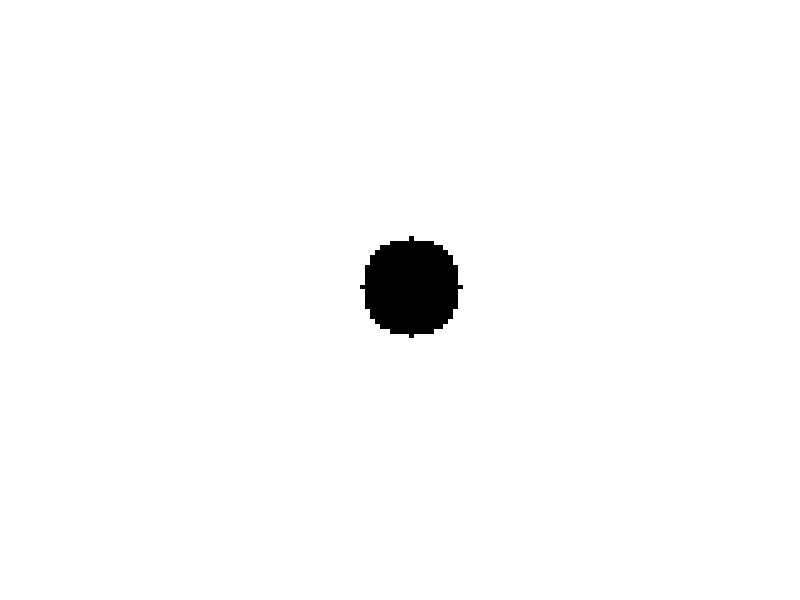
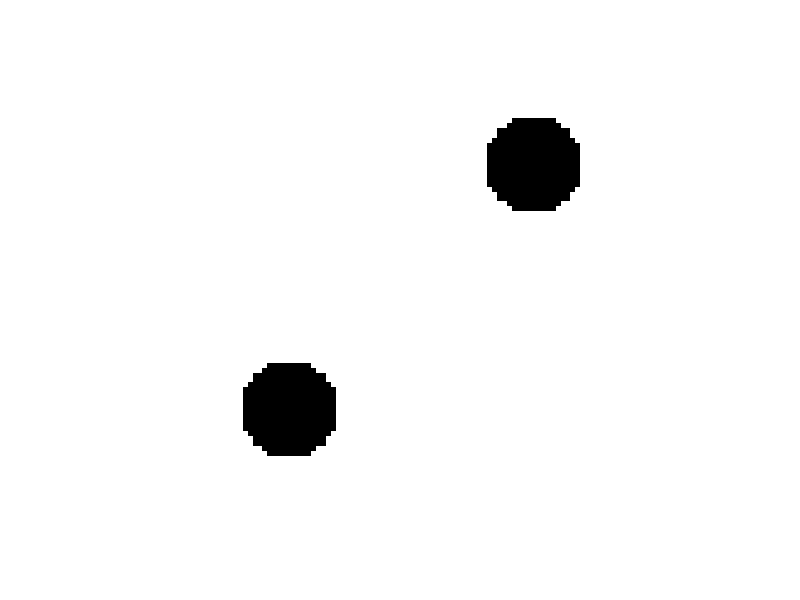
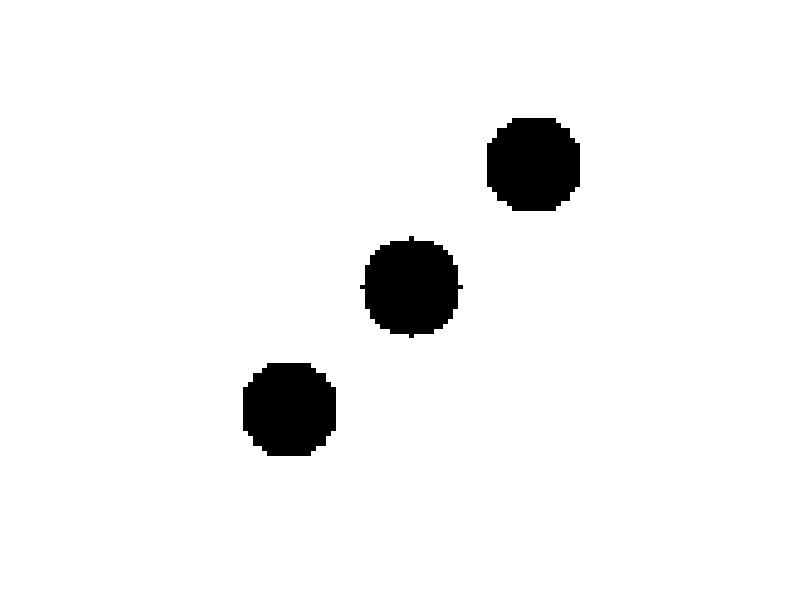
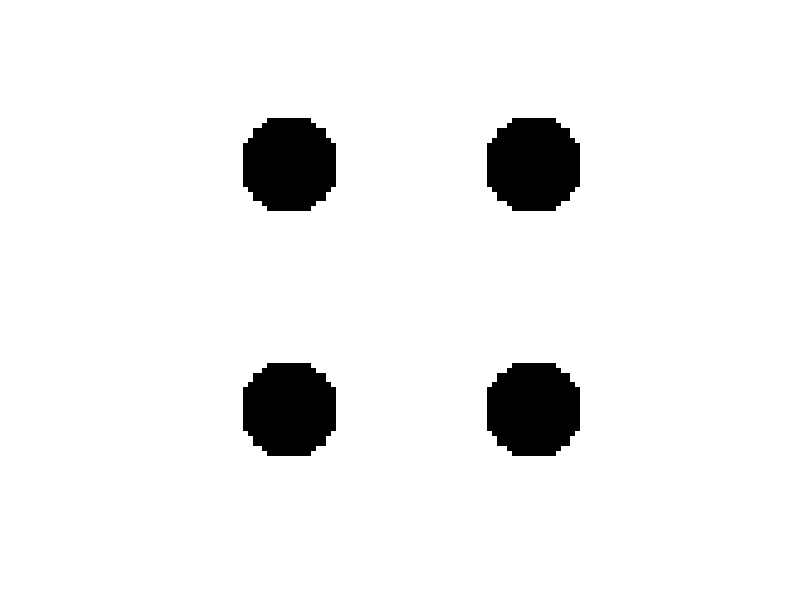

The MATLAB source for these figures, in order: (Note: this script raises an error after producing the figures.)
%% ECE-210B HW3
%   Bonny(Yue) Wang

    clc
    clear
    close all
%% Q1
    A = ones(100,100);
    B = ones(100,100);
    C = ones(100,100);
    
    i = 1:100;
    j = 1:100;    
    [J,I] = meshgrid(j,i);
    
    ConditionA1 = sqrt((I-25).^2+(J-75).^2) < 10;
    ConditionA2 = sqrt((I-75).^2+(J-25).^2) < 10;
    nAConditions = find(ConditionA1|ConditionA2);
    A(ConditionA1|ConditionA2) = 0;
    
    ConditionB1 = sqrt((I-25).^2+(J-25).^2) < 10;
    ConditionB2 = sqrt((I-75).^2+(J-75).^2) < 10;
    nBConditions = find(ConditionB1|ConditionB2);
    B(nBConditions) = 0;
    
    ConditionC1 = sqrt((I-50).^2+(J-50).^2) > 10;
    nCConditions = find(ConditionC1);
    
    C(nCConditions) = 0;
    
    C_Complement = ~C;
    
    figure(1);
    imshow(C_Complement);
    
    figure(2);
    imshow(A);
    
    figure(3);
    imshow(A&C_Complement);
    
    figure(4);
    imshow(B&A);
    
    figure(5);
    imshow(B&A&C_Complement);
 %% Q2
 
    TestMatrix = sin(linspace(0,5,100))+1;
    [val,ind] = findClosest(TestMatrix,3/2);
    
 %% Q3
    test_X = linspace(-3,3,10000);
    TestFunctionQ3 = test_X.^5 -8*test_X.^3+10*test_X+6;
    [pE,pI] = CN_Function(test_X,TestFunctionQ3);
    